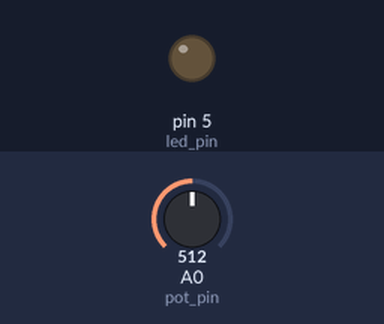
Bench run of a sketch on a simulated Arduino Uno, built with avr-gcc and run on an emulated ATmega328P. Shown: output pins drawn as LEDs (lit = HIGH). Inputs (shaded band) come from the test bench; at power-on: A0 (pot_pin) = 512.

Above: at 1.25 s.
1.3 s: A0 (pot_pin) set to 0
At 2.1 s:
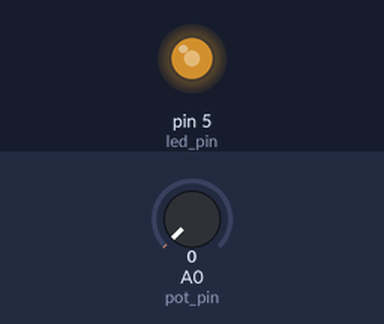
2.8 s: A0 (pot_pin) set to 122
Timing chart, 0 to 4.2 s (numbered marks = the images above; inputs shaded):
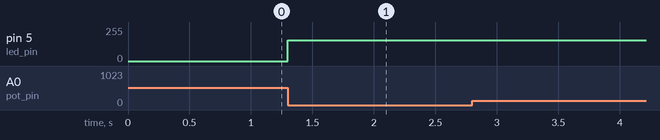

The sketch:

sketch_feb01a_fade_v1.ino
```cpp
int pot_pin = 0;
int led_pin = 5;
int pot_max = 255;
int pot_min = 0;
int increment = 5;
int count;
int fade_down;
int fade_up;
int start;

void setup() {
  // define pins and booleans
  pinMode(led_pin, OUTPUT);
  pinMode(pot_pin, INPUT);
  count = 0;
  start = true;
  fade_up = true;
}


void loop() {
  start = (analogRead(pot_pin) > pot_min);

  // the fade starts if the pot is above pot minimum
  if (start){
  // if the pot amount is increasing, have the increment increase from count
      if(fade_up){
        count += increment;
        Serial.print(count);
        // if fading amount is above pot minimum then it is fading up
        if(fade_up >= pot_min){
          fade_up = true;
        }
      }
    // if the pot amount is decreasing, have the increment decrease from count
    else {
      count -= increment;
     Serial.print(count);
      if(count >= 255){
        fade_up = false;
      }
    }
  }
// light up led
analogWrite(led_pin, count);
}
```
